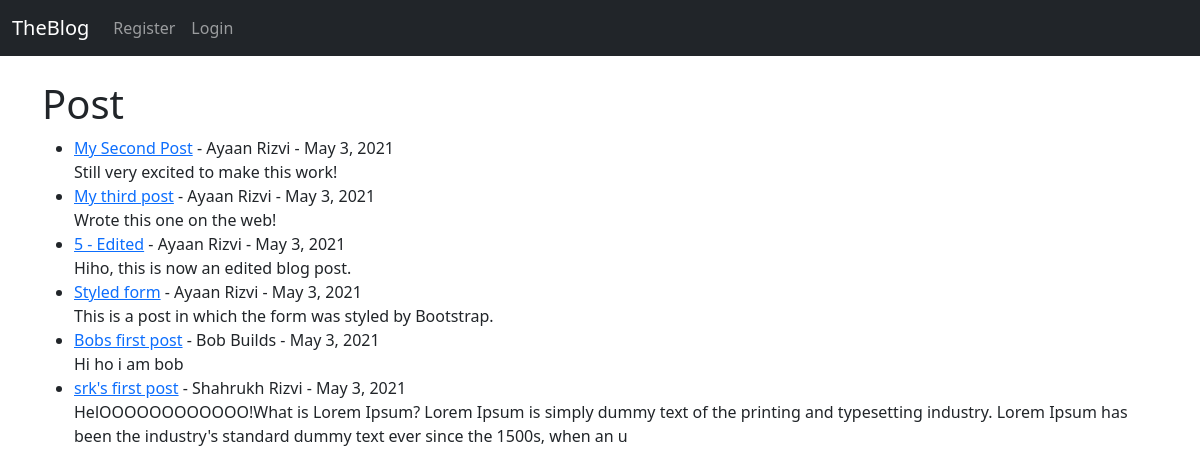
Before: / with the older database file.
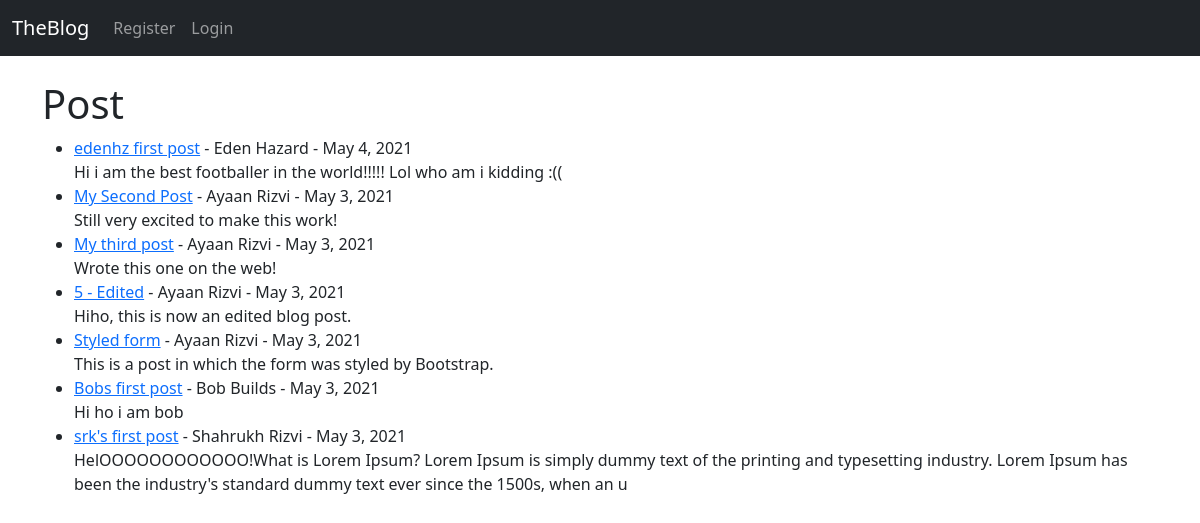
After: the same page with the newer database file.
### theblog/models.py (models this page shows, shortened)
class Post(models.Model):
	title = models.CharField(max_length=255)
	title_tag = models.CharField(max_length=255)
	author = models.ForeignKey(User, on_delete=models.CASCADE)
	body = models.TextField()
	post_date = models.DateField(auto_now_add=True)

### theblog/views.py (the view)
# urls.py: path('',HomeView.as_view(), name="home"),
class HomeView(ListView):
	model = Post
	template_name = 'home.html'
	ordering = ['-post_date']

### theblog/templates/home.html (shortened to what this page needs)
{% extends 'base.html' %}
{% block content %}
<h1>Post</h1>
<ul>
{% for post in object_list %}
	<li><a href="{% url 'article-detail' post.pk %}">{{ post.title }}</a> - {{ post.author.first_name }} {{ post.author.last_name }} - {{ post.post_date }}  <br/>
	{{ post.body|slice:":200" }}</li>
{% endfor%}
</ul>
{% endblock %}

### theblog/templates/base.html (shortened to what this page needs)
<!doctype html>
<html lang="en">
  <head>
    <link href="https://cdn.jsdelivr.net/npm/bootstrap@5.0.0-beta3/dist/css/bootstrap.min.css" rel="stylesheet">
  </head>
  <body>
    <nav class="navbar navbar-expand-lg navbar-dark bg-dark">
  <div class="container-fluid">
    <a class="navbar-brand" href="{% url 'home' %}">TheBlog</a>
    <div class="collapse navbar-collapse" id="navbarSupportedContent">
      <ul class="navbar-nav me-auto mb-2 mb-lg-0">
        {% if user.is_authenticated %}
        <li class="nav-item">
          <a class="nav-link" href="{% url 'add_post' %}">Add Post</a>
        </li>
        <li class="nav-item">
          <a class="nav-link" href="{% url 'logout' %}">Logout</a>
        </li>
        {% else %}
        <li class="nav-item">
          <a class="nav-link" href="{% url 'register' %}">Register</a>
        </li>
        <li class="nav-item">
          <a class="nav-link" href="{% url 'login' %}">Login</a>
        </li>
        {% endif %}
      </ul>
    </div>
  </div>
</nav>
    <br/>
    <div class="container">
    {% block content %}
    {% endblock %}
    </div>
  </body>
</html>

Changed rows visible on the page:
added Post: title "edenhz first post", author.first_name "Eden", author.last_name "Hazard", post_date "May 4, 2021", body "Hi i am the best footballer in the world!!!!! Lol who am i kidding :(("
